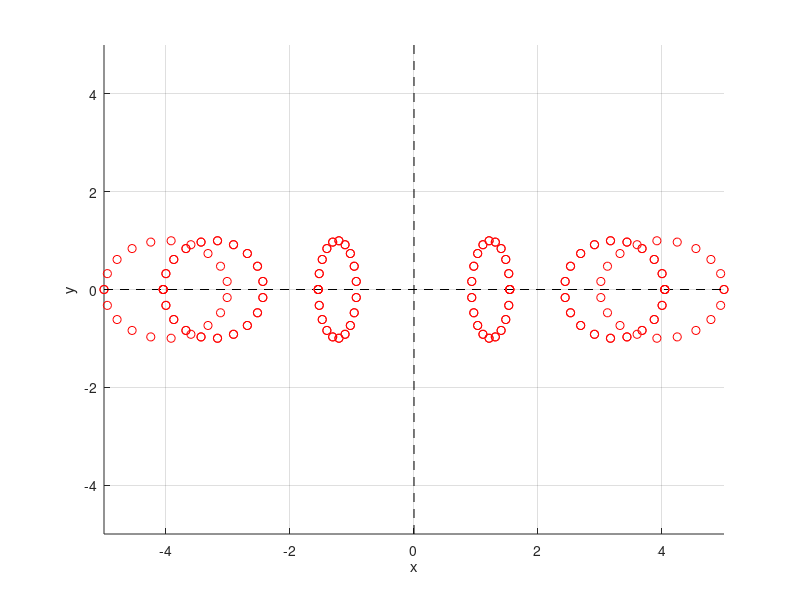

The MATLAB script that drew this image:
clc, clear

r = 1;
R = 4;
Nn = 20;
N = 10;

phi = linspace(0, 2*pi, Nn);
theta = linspace(0, 2*pi - 2*pi/N, N);
P = [];

p = [R + r*cos(phi); r*sin(phi); zeros(1, Nn)];
% Rotate around y axis
Ry = @(p)[cos(p), 0, sin(p);
          0,      1, 0;
          -sin(p), 0, cos(p)];
% pr = R*p;
for k = 1:N
    pr = Ry(theta(k))*p;
    P = [P, pr];
    
end

a = 5;

figure(1); clf; hold on; grid on;
% scatter3(p(1, :), p(2, :), p(3, :), 'r');
scatter3(P(1, :), P(2, :), P(3, :), 'r');
plot3([-a, a], [0, 0], [0, 0], 'k--');
plot3([0, 0], [-a, a], [0, 0], 'k--');
plot3([0, 0], [0, 0], [-a, a], 'k--');
xlabel('x');
ylabel('y');
zlabel('z');
axis([-1, 1, -1, 1, -1, 1]*a)
% axis square